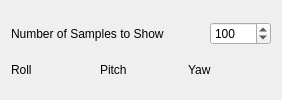
      <widget class="QWidget" name="tab_3">
       <attribute name="title">
        <string>Graphs</string>
       </attribute>
       <layout class="QVBoxLayout" name="verticalLayout_3">
        <item>
         <layout class="QHBoxLayout" name="horizontalLayout_3">
          <item>
           <widget class="QLabel" name="label_65">
            <property name="text">
             <string>Number of Samples to Show</string>
            </property>
           </widget>
          </item>
          <item>
           <spacer name="horizontalSpacer_4">
            <property name="orientation">
             <enum>Qt::Horizontal</enum>
            </property>
            <property name="sizeHint" stdset="0">
             <size>
              <width>40</width>
              <height>20</height>
             </size>
            </property>
           </spacer>
          </item>
          <item>
           <widget class="QSpinBox" name="spinBox">
            <property name="minimum">
             <number>5</number>
            </property>
            <property name="maximum">
             <number>10000</number>
            </property>
            <property name="value">
             <number>100</number>
            </property>
           </widget>
          </item>
         </layout>
        </item>
        <item>
         <layout class="QGridLayout" name="gridLayout">
          <item row="0" column="0">
           <widget class="QLabel" name="label_63">
            <property name="maximumSize">
             <size>
              <width>16777215</width>
              <height>16</height>
             </size>
            </property>
            <property name="text">
             <string>Roll</string>
            </property>
           </widget>
          </item>
          <item row="0" column="1">
           <widget class="QLabel" name="label_64">
            <property name="maximumSize">
             <size>
              <width>16777215</width>
              <height>16</height>
             </size>
            </property>
            <property name="text">
             <string>Pitch</string>
            </property>
           </widget>
          </item>
          <item row="0" column="2">
           <widget class="QLabel" name="label_77">
            <property name="text">
             <string>Yaw</string>
            </property>
           </widget>
          </item>
         </layout>
        </item>
       </layout>
      </widget>
